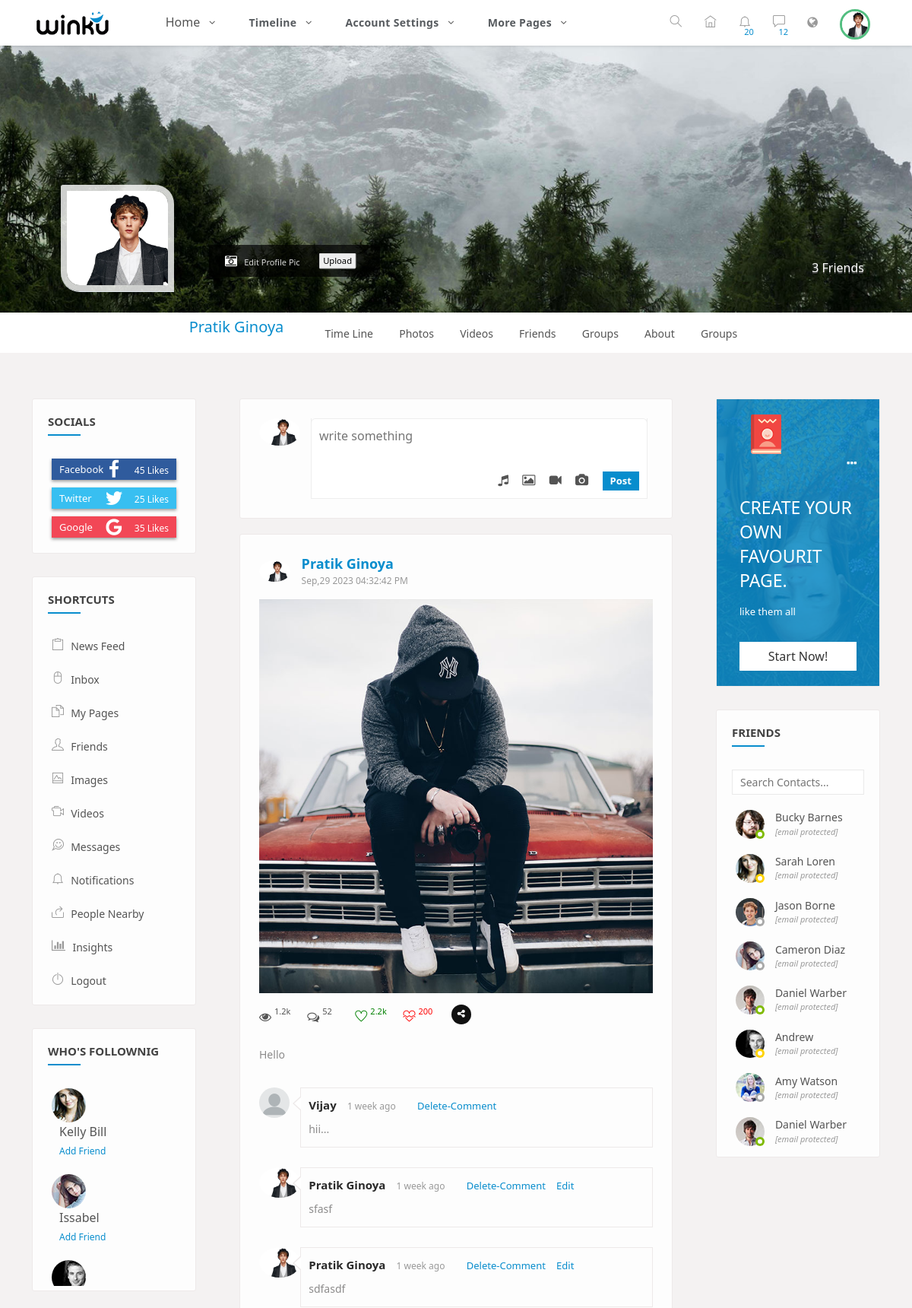
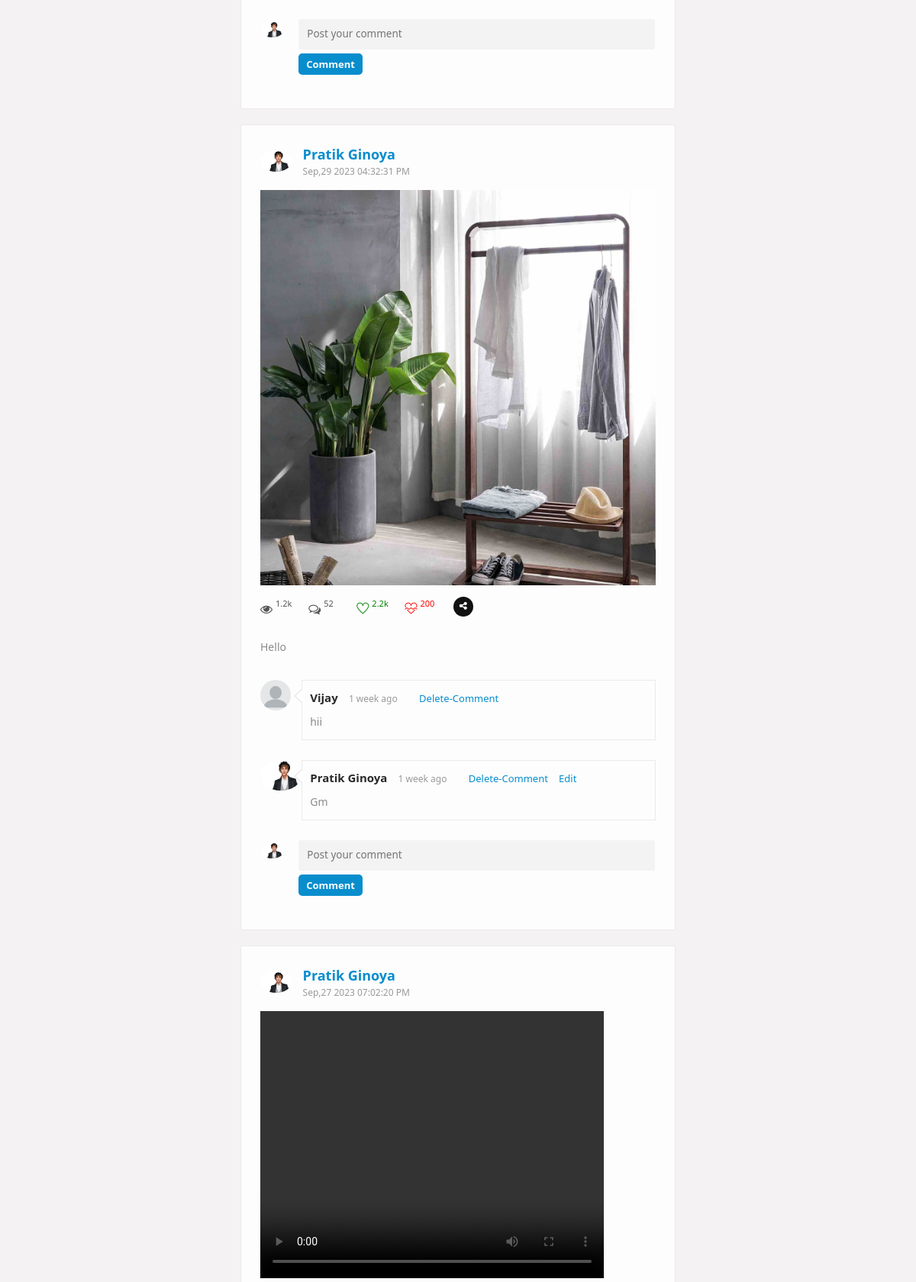
The page /time-line.php (signed in, upper part) on the database its author committed (2 pictures, top to bottom).
### tables this page shows
CREATE TABLE `user_register` (
  `id` int(11) NOT NULL,
  `name` text NOT NULL,
  `username` text NOT NULL,
  `password` text NOT NULL,
  `gender` text NOT NULL,
  `email` text NOT NULL,
  `profile_pic` text NOT NULL DEFAULT 'default001.jpg',
  `cover_pic` text NOT NULL
);

CREATE TABLE `post` (
  `p_id` int(11) NOT NULL,
  `user_id` int(11) NOT NULL,
  `text` text NOT NULL,
  `time` text NOT NULL,
  `music` text NOT NULL,
  `image` text NOT NULL,
  `video` text NOT NULL,
  `camera` text NOT NULL
);

CREATE TABLE `post_comment` (
  `cmt_id` int(11) NOT NULL,
  `post_id` int(11) NOT NULL,
  `cmt_by` int(11) NOT NULL,
  `reply_by` int(11) NOT NULL,
  `cmt` text NOT NULL
);

### time-line.php (the view, shortened to what the rows shown need)
<?php include_once 'header_profile.php';
if(isset($_GET['v_id']))
{
	$view_profile = $_GET['v_id'];
	$sql_select_profile = "select * from user_register where id = $view_profile";
	$data_profile = mysqli_query($conn,$sql_select_profile);
	$row_profile = mysqli_fetch_assoc($data_profile);
	$sql_select = "select * from post inner join user_register on post.user_id=$view_profile and user_register.id=post.user_id order by post.p_id desc";
	$data = mysqli_query($conn,$sql_select);
}
else
{
	$sql_select_profile = "select * from user_register where id = $user_id";
	$data_profile = mysqli_query($conn,$sql_select_profile);
	$row_profile = mysqli_fetch_assoc($data_profile);
	$sql_select = "select * from post inner join user_register on post.user_id=$user_id and user_register.id=post.user_id order by post.p_id desc";
	$data = mysqli_query($conn,$sql_select);
}
?>
<section>
		<div class="gap gray-bg">
			<div class="container-fluid">
				<div class="row">
					<div class="col-lg-12">
						<div class="row" id="page-contents">
							<div class="col-lg-6">
								<?php if($row_profile['id'] == $user_id) { ?>
									<div class="central-meta item">
										<div class="new-postbox">
											<figure>
												<img src="image/<?php echo $row_profile['profile_pic']; ?>" alt="">
											</figure>
											<div class="newpst-input">
												<form method="post" enctype="multipart/form-data" id="post_data">
												<textarea rows="2" placeholder="write something" name="text"></textarea>
												<div class="attachments">
													<ul>
														<li>
															<i class="fa fa-music"></i>
														</li>
														<li>
															<i class="fa fa-image"></i>
														</li>
														<li>
															<i class="fa fa-video-camera"></i>
														</li>
														<li>
															<i class="fa fa-camera"></i>
														</li>
														<li>
															<button type="submit" name="post">Post</button>
														</li>
													</ul>
												</div>
											</form>
											</div>
										</div>
									</div>
								<?php } ?>
						<div id="display_post_timeline_comment">
							<?php $i=0; while ($row = mysqli_fetch_assoc($data)) { ?>
								<div class="central-meta item">
									<div class="user-post">
										<div class="friend-info">
											<figure>
												<img src="image/<?php echo $row['profile_pic']; ?>" alt="">
											</figure>
											<div class="friend-name">
												<ins><a href="time-line.php?v_id=<?php echo $row['id']; ?>" title=""><?php echo $row['name']; ?></a></ins>
												<span><?php echo $row['time']; ?></span>
											</div>
											<div class="post-meta">
												<img src="image/<?php echo $row['image']; ?><?php echo $row['camera']; ?>" alt="">
												<?php if ($row['video']!="") { ?>
													<video width="450px" height="350px" controls>
														<source src="image/<?php echo $row['video']; ?>" type="video/mp4">
													</video>
												<?php } ?>
												<div class="we-video-info">
													<ul>
														<li>
															<span class="views" data-toggle="tooltip" title="views">
																<i class="fa fa-eye"></i>
																<ins>1.2k</ins>
															</span>
														</li>
														<li>
															<span class="comment" data-toggle="tooltip" title="Comments">
																<i class="fa fa-comments-o"></i>
																<ins>52</ins>
															</span>
														</li>
														<li>
															<span class="like" data-toggle="tooltip" title="like">
																<i class="ti-heart"></i>
																<ins>2.2k</ins>
															</span>
														</li>
														<li>
															<span class="dislike" data-toggle="tooltip" title="dislike">
																<i class="ti-heart-broken"></i>
																<ins>200</ins>
															</span>
														</li>
														<li class="social-media">
															<div class="menu">
															  <div class="btn trigger"><i class="fa fa-share-alt"></i></div>
															  <div class="rotater">
															  </div>
															  <div class="rotater">
															  </div>
															  <div class="rotater">
															  </div>
															  <div class="rotater">
															  </div>
															  <div class="rotater">
															  </div>
															  <div class="rotater">
															  </div>
																<div class="rotater">
															  </div>
															  <div class="rotater">
															  </div>
															</div>
														</li>
													</ul>
												</div>
												<div class="description">
													<p>
														<?php echo $row['text']; ?>
													</p>
												</div>
											</div>
										</div>
										<div class="coment-area">
											<ul class="we-comet">
										<?php
										$post_id = $row['p_id'];
										$sql_select_row = "select * from post_comment inner join user_register on post_comment.cmt_by = user_register.id and post_comment.post_id = $post_id";
										$data_row = mysqli_query($conn,$sql_select_row);
										while ($row_cmt = mysqli_fetch_assoc($data_row)) { ?>
 												<li>
													<div class="comet-avatar profile_image_div">
														<img src="image/<?php echo $row_cmt['profile_pic']; ?>" alt="" class="profile_image_img">
													</div>
													<div class="we-comment">
														<div class="coment-head">
															<h5><a href="time-line.php?v_id=<?php echo $row_cmt['id']; ?>" title=""><?php echo $row_cmt['name']; ?></a></h5>
															<span>1 week ago</span>
													<?php if(isset($_GET['v_id'])) {
														if($row_cmt['cmt_by']==$user_id || $row['id']==$user_id) { ?>
															<a class="we-reply delete_timeline_cmt_v" href="javascript:void(0)" attr_id=<?php echo $row_cmt['cmt_id']; ?> attr_id_v=<?php echo $view_profile; ?> title="Reply">Delete-Comment</a>
														<?php }
														if($row_cmt['cmt_by']==$user_id) { ?>
															<a class="we-reply edit_timeline_cmt_v" href="javascript:void(0)" attr_id=<?php echo $row_cmt['cmt_id']; ?> attr_id_v=<?php echo $view_profile; ?> title="Reply">Edit</a>
														<?php }
													}
													else
													{
														if($row_cmt['cmt_by']==$user_id || $row['id']==$user_id) { ?>
															<a class="we-reply delete_timeline_cmt" href="javascript:void(0)" attr_id=<?php echo $row_cmt['cmt_id']; ?> title="Reply">Delete-Comment</a>
														<?php }
														if($row_cmt['cmt_by']==$user_id) { ?>
															<a class="we-reply edit_timeline_cmt" href="javascript:void(0)" attr_id=<?php echo $row_cmt['cmt_id']; ?> title="Reply">Edit</a>
														<?php }
													} ?>
														</div>
														<p><?php echo $row_cmt['cmt']; ?></p>
													</div>
												</li>
												<br>
										<?php } ?>
												<li class="post-comment">
													<div class="comet-avatar">
														<img src="image/<?php echo $row['profile_pic']; ?>" alt="">
													</div>
													<div class="post-comt-box">
														<form method="post" class="comment_post">
															<textarea placeholder="Post your comment" name="" class="timeline_cmt" required></textarea>
														<?php if(isset($_GET['v_id'])) { ?>
															<a href="javascript:void(0)" class="timeline_comment_v a_button" onclick="get_timeline_cmt(<?php echo $i; ?>)" attr_id_post_t=<?php echo $row['p_id']; ?> attr_id_cmt_t=<?php echo $user_id; ?> attr_id=<?php echo $view_profile; ?> >Comment</a>
														<?php }
														else { ?>
															<a href="javascript:void(0)" class="timeline_comment a_button" onclick="get_timeline_cmt(<?php echo $i; ?>)" attr_id_post_t=<?php echo $row['p_id']; ?> attr_id_cmt_t=<?php echo $user_id; ?>>Comment</a>
														<?php } ?>
														</form>
													</div>
												</li>
											</ul>
										</div>
									</div>
								</div>
							<?php $i++; } ?>
						</div>
							</div>
						</div>
					</div>
				</div>
			</div>
		</div>
	</section>
	<?php include_once 'scripts.php'; ?>

### header_profile.php (shortened to what the rows shown need)
<?php
include_once 'connection.php';
if (isset($_SESSION['login']))
{
	$user_id = $_SESSION['login'];
}
else
{
	header('location:index.php');
}
$sql_select_pro_pic = "select * from `user_register` where `id`='$user_id'";
$data_user_pro_pic = mysqli_query($conn,$sql_select_pro_pic);
$row_user_pro_pic = mysqli_fetch_assoc($data_user_pro_pic);
if(isset($_GET['v_id']))
{
	$view_profile = $_GET['v_id'];
	$sql_select_profile = "select * from user_register where id = $view_profile";
	$data_profile = mysqli_query($conn,$sql_select_profile);
	$row_profile = mysqli_fetch_assoc($data_profile);
	$sql_select_con = "select * from `friend` where `user`='$view_profile'";
	$data_con = mysqli_query($conn,$sql_select_con);
	$total_friends = mysqli_num_rows($data_con);
}
else
{
	$sql_select_profile = "select * from user_register where id = $user_id";
	$data_profile = mysqli_query($conn,$sql_select_profile);
	$row_profile = mysqli_fetch_assoc($data_profile);
}
 ?>
<!DOCTYPE html>
<html lang="en">
<head>
    <link rel="stylesheet" href="css/main.min.css">
    <link rel="stylesheet" href="css/styleses.css">
    <link rel="stylesheet" href="css/color.css">
    <link rel="stylesheet" href="css/responsives.css">
</head>
<body>
<div class="theme-layout">
	<div class="topbar stick">
		<div class="top-area">
			<div class="user-img">
				<div style=" border-radius: 50%; width: 40px; height: 40px;">
					<img src="image/<?php echo $row_user_pro_pic['profile_pic']; ?>"  alt="" style="border: 3px solid #52BE80; border-radius: 50%; width:100%; height: 100%; object-fit: cover; object-position: top;">
				</div>
			</div>
		</div>
	</div>
</div>
	<section>
		<div class="feature-photo">
			<div class="container-fluid">
				<div class="row merged">
					<div class="col-lg-2 col-sm-3">
						<div class="user-avatar">
								<img src="image/<?php echo $row_profile['profile_pic']; ?>" alt="profile_pic">
						</div>
					</div>
					<div class="col-lg-10 col-sm-9">
						<div class="timeline-info">
							<ul>
								<li class="admin-name">
								  <h5><?php echo $row_profile['name']; ?></h5>
								</li>
							</ul>
						</div>
					</div>
				</div>
			</div>
		</div>
	</section>

### rows shown on the page
user_register: profile_pic (picture), name "Pratik Ginoya"
post: user.profile_pic (picture), user.name "Pratik Ginoya", time "Sep,29 2023 04:32:42 PM", image (picture), text "Hello"
post_comment: user_register.profile_pic (placeholder picture), user_register.name "Vijay", cmt "hii..."
post_comment: user_register.profile_pic (picture), user_register.name "Pratik Ginoya", cmt "sfasf"
post_comment: user_register.profile_pic (picture), user_register.name "Pratik Ginoya", cmt "sdfasdf"
post: user.profile_pic (picture), user.name "Pratik Ginoya", time "Sep,29 2023 04:32:31 PM", camera (picture), text "Hello"
post_comment: user_register.profile_pic (placeholder picture), user_register.name "Vijay", cmt "hii"
post_comment: user_register.profile_pic (picture), user_register.name "Pratik Ginoya", cmt "Gm"
post: user.profile_pic (picture), user.name "Pratik Ginoya", time "Sep,27 2023 07:02:20 PM"

### other values the page prints
$total_friends "3"
